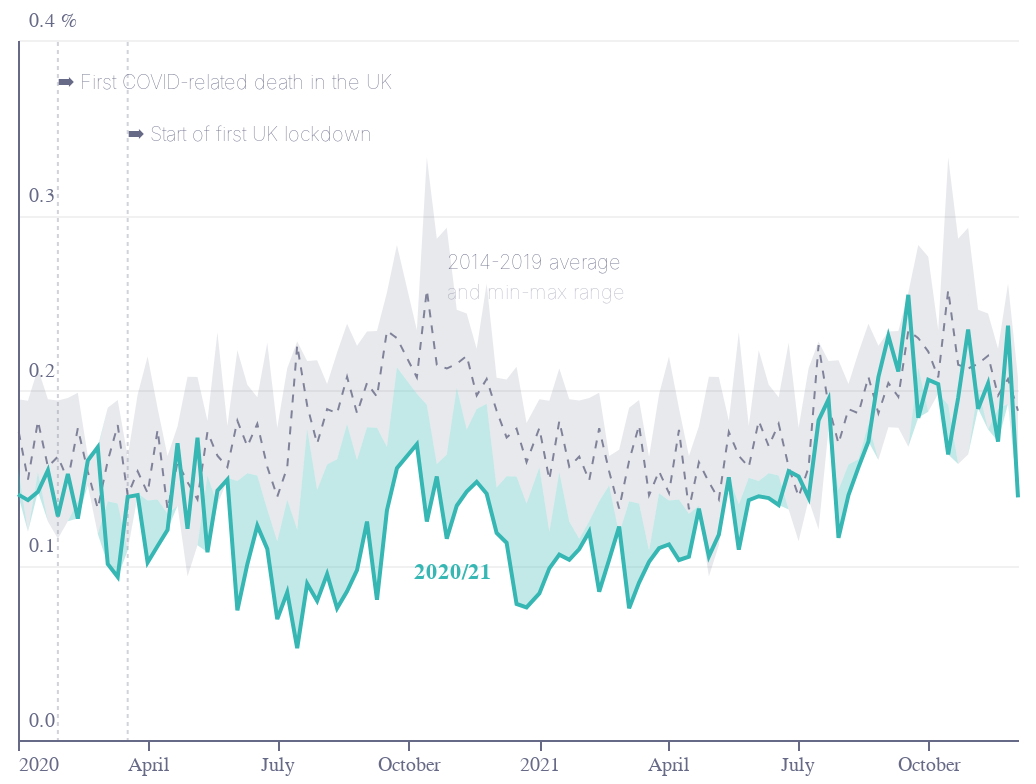

Notebook cell for this chart:
### Code cell
ymin = 0
ymax = 0.4
glyph = "quit_week"
grey = colors["eco-gray"]
green = colors["eco-turquiose"]
base = (
    alt.Chart(f1, title="")
    .encode(
        alt.X(
            "weekx:T",
            sort=[],
            axis=alt.Axis(
                grid=False,
                title="",
                labelColor=colors["eco-gray"],
                titleColor=colors["eco-gray"],
                tickColor=colors["eco-gray"],
                domainColor=colors["eco-gray"],
            ),
        )
    )
    .transform_calculate(max0="max(datum.max_" + glyph + ",datum." + glyph + ")")
    .transform_calculate(min0="min(datum.min_" + glyph + ",datum." + glyph + ")")
)

marea = base.mark_area(opacity=0.15, color=grey).encode(
    alt.Y(
        "max_" + glyph + ":Q",
        axis=alt.Axis(
            title="%",
            #             domain=False,
            gridOpacity=0.4,
            ticks=False,
            labelAlign="left",
            labelBaseline="middle",
            labelPadding=-5,
            labelOffset=-10,
            titleX=21,
            titleY=-5,
            titleAngle=0,
            titleFontSize=10,
            titleFontWeight="normal",
            titleAlign="left",
            tickCount=4,
            labelColor=colors["eco-gray"],
            titleColor=colors["eco-gray"],
            tickColor=colors["eco-gray"],
            domainColor=colors["eco-gray"],
            format=".1f",
        ),
        scale=alt.Scale(domain=[ymin, ymax]),
    ),
    alt.Y2("min_" + glyph + ":Q"),
)
mline = base.mark_line(
    stroke=grey, strokeWidth=1, strokeDash=[0, 2, 2], opacity=0.8
).encode(alt.Y("m_" + glyph + ":Q", scale=alt.Scale(domain=[ymin, ymax])))
area1 = base.mark_area(opacity=0.3, color=green).encode(
    alt.Y("max0:Q", scale=alt.Scale(domain=[ymin, ymax])), alt.Y2("max_" + glyph + ":Q")
)
area2 = base.mark_area(opacity=0.3, color=green).encode(
    alt.Y("min0:Q", scale=alt.Scale(domain=[ymin, ymax])), alt.Y2("min_" + glyph + ":Q")
)
line = base.mark_line(stroke=green).encode(
    alt.Y(glyph + ":Q", scale=alt.Scale(domain=[ymin, ymax]))
)

base = alt.Chart(pd.DataFrame([{"x": "2020-01-29"}, {"x": "2020-03-18"}])).encode()
rule = base.mark_rule(
    stroke=grey, strokeWidth=1, strokeDash=[0, 1, 1], opacity=0.3
).encode(alt.X("x:T"))
base = alt.Chart(
    pd.DataFrame(
        [
            {
                "x": "2020-01-29",
                "y": 0.37,
                "text": "➡ First COVID-related death in the UK",
            },
            {"x": "2020-03-18", "y": 0.34, "text": "➡ Start of first UK lockdown"},
        ]
    )
).encode()
rlabels = base.mark_text(
    fontWeight="lighter", color=grey, align="left", baseline="bottom", fontSize=10
).encode(
    alt.X("x:T"),
    alt.Y("y:Q", scale=alt.Scale(domain=[ymin, ymax])),
    alt.Text(
        "text:N",
    ),
)
base = alt.Chart(pd.DataFrame([{"x": "2020-10-05", "y": 0.09, "text": "2020/21"}])).encode()
mlabel = base.mark_text(
    fontWeight="bold", color=green, align="left", baseline="bottom", fontSize=11
).encode(
    alt.X("x:T"),
    alt.Y("y:Q"),
    alt.Text(
        "text:N",
    ),
)
base = alt.Chart(
    pd.DataFrame([{"x": "2020-10-28", "y": 0.267, "text": "2014-2019 average"}])
).encode()
label1 = base.mark_text(
    fontWeight="lighter", color=grey, align="left", baseline="bottom", fontSize=10
).encode(alt.X("x:T"), alt.Y("y:Q"), alt.Text("text:N"))
base = alt.Chart(
    pd.DataFrame([{"x": "2020-10-28", "y": 0.25, "text": "and min-max range"}])
).encode()
label2 = base.mark_text(
    fontWeight="lighter",
    color=grey,
    align="left",
    baseline="bottom",
    fontSize=10,
    opacity=0.5,
).encode(alt.X("x:T"), alt.Y("y:Q"), alt.Text("text:N"))
layer1 = alt.layer(
    rule,
    rlabels,
    marea,
    mline,
    area1,
    area2,
    line,
    mlabel,
    label1,
    label2
).configure_view(
    stroke=None,
    height=350,
    width=500,
)
layer1.save("visualisation/" + f + ".json")
layer1.save("visualisation/" + f + ".svg")
layer1.save("visualisation/" + f + ".png")
open("README.md", "w").write(readme)
layer1

### Figure 1 — Vega-Lite specification as saved in the notebook (floating-point values rounded to 4 significant figures)
{"config": {"view": {"continuousWidth": 400, "continuousHeight": 300, "height": 350, "stroke": null, "width": 500}}, "layer": [{"data": {"name": "data-7f7e11a561356d8cd33eb43e230be2bc"}, "mark": {"type": "rule", "opacity": 0.3, "stroke": "#676A86", "strokeDash": [0, 1, 1], "strokeWidth": 1}, "encoding": {"x": {"type": "temporal", "field": "x"}}}, {"data": {"name": "data-49684204b74bd74355ffcc2485f8cfba"}, "mark": {"type": "text", "align": "left", "baseline": "bottom", "color": "#676A86", "fontSize": 10, "fontWeight": "lighter"}, "encoding": {"text": {"type": "nominal", "field": "text"}, "x": {"type": "temporal", "field": "x"}, "y": {"type": "quantitative", "field": "y", "scale": {"domain": [0, 0.4]}}}}, {"data": {"name": "data-5a699bcdcb42a9f9199496871fb72961"}, "mark": {"type": "area", "color": "#676A86", "opacity": 0.15}, "encoding": {"x": {"type": "temporal", "axis": {"domainColor": "#676A86", "grid": false, "labelColor": "#676A86", "tickColor": "#676A86", "title": "", "titleColor": "#676A86"}, "field": "weekx", "sort": []}, "y": {"type": "quantitative", "axis": {"domainColor": "#676A86", "format": ".1f", "gridOpacity": 0.4, "labelAlign": "left", "labelBaseline": "middle", "labelColor": "#676A86", "labelOffset": -10, "labelPadding": -5, "tickColor": "#676A86", "tickCount": 4, "ticks": false, "title": "%", "titleAlign": "left", "titleAngle": 0, "titleColor": "#676A86", "titleFontSize": 10, "titleFontWeight": "normal", "titleX": 21, "titleY": -5}, "field": "max_quit_week", "scale": {"domain": [0, 0.4]}}, "y2": {"field": "min_quit_week"}}, "title": "", "transform": [{"calculate": "max(datum.max_quit_week,datum.quit_week)", "as": "max0"}, {"calculate": "min(datum.min_quit_week,datum.quit_week)", "as": "min0"}]}, {"data": {"name": "data-5a699bcdcb42a9f9199496871fb72961"}, "mark": {"type": "line", "opacity": 0.8, "stroke": "#676A86", "strokeDash": [0, 2, 2], "strokeWidth": 1}, "encoding": {"x": {"type": "temporal", "axis": {"domainColor": "#676A86", "grid": false, "labelColor": "#676A86", "tickColor": "#676A86", "title": "", "titleColor": "#676A86"}, "field": "weekx", "sort": []}, "y": {"type": "quantitative", "field": "m_quit_week", "scale": {"domain": [0, 0.4]}}}, "title": "", "transform": [{"calculate": "max(datum.max_quit_week,datum.quit_week)", "as": "max0"}, {"calculate": "min(datum.min_quit_week,datum.quit_week)", "as": "min0"}]}, {"data": {"name": "data-5a699bcdcb42a9f9199496871fb72961"}, "mark": {"type": "area", "color": "#36B7B4", "opacity": 0.3}, "encoding": {"x": {"type": "temporal", "axis": {"domainColor": "#676A86", "grid": false, "labelColor": "#676A86", "tickColor": "#676A86", "title": "", "titleColor": "#676A86"}, "field": "weekx", "sort": []}, "y": {"type": "quantitative", "field": "max0", "scale": {"domain": [0, 0.4]}}, "y2": {"field": "max_quit_week"}}, "title": "", "transform": [{"calculate": "max(datum.max_quit_week,datum.quit_week)", "as": "max0"}, {"calculate": "min(datum.min_quit_week,datum.quit_week)", "as": "min0"}]}, {"data": {"name": "data-5a699bcdcb42a9f9199496871fb72961"}, "mark": {"type": "area", "color": "#36B7B4", "opacity": 0.3}, "encoding": {"x": {"type": "temporal", "axis": {"domainColor": "#676A86", "grid": false, "labelColor": "#676A86", "tickColor": "#676A86", "title": "", "titleColor": "#676A86"}, "field": "weekx", "sort": []}, "y": {"type": "quantitative", "field": "min0", "scale": {"domain": [0, 0.4]}}, "y2": {"field": "min_quit_week"}}, "title": "", "transform": [{"calculate": "max(datum.max_quit_week,datum.quit_week)", "as": "max0"}, {"calculate": "min(datum.min_quit_week,datum.quit_week)", "as": "min0"}]}, {"data": {"name": "data-5a699bcdcb42a9f9199496871fb72961"}, "mark": {"type": "line", "stroke": "#36B7B4"}, "encoding": {"x": {"type": "temporal", "axis": {"domainColor": "#676A86", "grid": false, "labelColor": "#676A86", "tickColor": "#676A86", "title": "", "titleColor": "#676A86"}, "field": "weekx", "sort": []}, "y": {"type": "quantitative", "field": "quit_week", "scale": {"domain": [0, 0.4]}}}, "title": "", "transform": [{"calculate": "max(datum.max_quit_week,datum.quit_week)", "as": "max0"}, {"calculate": "min(datum.min_quit_week,datum.quit_week)", "as": "min0"}]}, {"data": {"name": "data-9e1b92f77cff93945dc7d87c4e576d15"}, "mark": {"type": "text", "align": "left", "baseline": "bottom", "color": "#36B7B4", "fontSize": 11, "fontWeight": "bold"}, "encoding": {"text": {"type": "nominal", "field": "text"}, "x": {"type": "temporal", "field": "x"}, "y": {"type": "quantitative", "field": "y"}}}, {"data": {"name": "data-eadc2c6d101dca9e85911008afef4243"}, "mark": {"type": "text", "align": "left", "baseline": "bottom", "color": "#676A86", "fontSize": 10, "fontWeight": "lighter"}, "encoding": {"text": {"type": "nominal", "field": "text"}, "x": {"type": "temporal", "field": "x"}, "y": {"type": "quantitative", "field": "y"}}}, {"data": {"name": "data-c8881dc899365d79d68cea223400ac36"}, "mark": {"type": "text", "align": "left", "baseline": "bottom", "color": "#676A86", "fontSize": 10, "fontWeight": "lighter", "opacity": 0.5}, "encoding": {"text": {"type": "nominal", "field": "text"}, "x": {"type": "temporal", "field": "x"}, "y": {"type": "quantitative", "field": "y"}}}], "$schema": "https://vega.github.io/schema/vega-lite/v4.8.1.json", "datasets": {"data-7f7e11a561356d8cd33eb43e230be2bc": [{"x": "2020-01-29"}, {"x": "2020-03-18"}], "data-49684204b74bd74355ffcc2485f8cfba": [{"x": "2020-01-29", "y": 0.37, "text": "➡ First COVID-related death in the UK"}, {"x": "2020-03-18", "y": 0.34, "text": "➡ Start of first UK lockdown"}], "data-5a699bcdcb42a9f9199496871fb72961": [{"weekx": "2020-01-01T00:00:00", "week3": "5/1/20", "quit_week": 0.1404, "m_quit_week": 0.1782, "min_quit_week": 0.1558, "max_quit_week": 0.1947}, {"weekx": "2020-01-08T00:00:00", "week3": "2", "quit_week": 0.1371, "m_quit_week": 0.1488, "min_quit_week": 0.119, "max_quit_week": 0.1938}, {"weekx": "2020-01-15T00:00:00", "week3": "3", "quit_week": 0.1418, "m_quit_week": 0.1823, "min_quit_week": 0.1531, "max_quit_week": 0.2123}, {"weekx": "2020-01-22T00:00:00", "week3": "4", "quit_week": 0.1541, "m_quit_week": 0.1561, "min_quit_week": 0.1248, "max_quit_week": 0.1948}, {"weekx": "2020-01-29T00:00:00", "week3": "2/2/20", "quit_week": 0.1278, "m_quit_week": 0.1619, "min_quit_week": 0.115, "max_quit_week": 0.1941}, {"weekx": "2020-02-05T00:00:00", "week3": "6", "quit_week": 0.1521, "m_quit_week": 0.1483, "min_quit_week": 0.1249, "max_quit_week": 0.1954}, {"weekx": "2020-02-12T00:00:00", "week3": "7", "quit_week": 0.1265, "m_quit_week": 0.1781, "min_quit_week": 0.1365, "max_quit_week": 0.1984}, {"weekx": "2020-02-19T00:00:00", "week3": "23/2/20", "quit_week": 0.1596, "m_quit_week": 0.1534, "min_quit_week": 0.1455, "max_quit_week": 0.1623}, {"weekx": "2020-02-26T00:00:00", "week3": "9", "quit_week": 0.1674, "m_quit_week": 0.1323, "min_quit_week": 0.1177, "max_quit_week": 0.1659}, {"weekx": "2020-03-04T00:00:00", "week3": "10", "quit_week": 0.1005, "m_quit_week": 0.1595, "min_quit_week": 0.1364, "max_quit_week": 0.1899}, {"weekx": "2020-03-11T00:00:00", "week3": "11", "quit_week": 0.09321, "m_quit_week": 0.1799, "min_quit_week": 0.1352, "max_quit_week": 0.1944}, {"weekx": "2020-03-18T00:00:00", "week3": "22/3/20", "quit_week": 0.1389, "m_quit_week": 0.1398, "min_quit_week": 0.1083, "max_quit_week": 0.1619}, {"weekx": "2020-03-25T00:00:00", "week3": "13", "quit_week": 0.14, "m_quit_week": 0.1536, "min_quit_week": 0.1409, "max_quit_week": 0.1975}, {"weekx": "2020-04-01T00:00:00", "week3": "14", "quit_week": 0.1015, "m_quit_week": 0.1411, "min_quit_week": 0.1368, "max_quit_week": 0.2191}, {"weekx": "2020-04-08T00:00:00", "week3": "15", "quit_week": 0.1109, "m_quit_week": 0.1772, "min_quit_week": 0.1374, "max_quit_week": 0.1896}, {"weekx": "2020-04-15T00:00:00", "week3": "16", "quit_week": 0.1201, "m_quit_week": 0.1318, "min_quit_week": 0.1293, "max_quit_week": 0.1623}, {"weekx": "2020-04-22T00:00:00", "week3": "17", "quit_week": 0.1696, "m_quit_week": 0.1587, "min_quit_week": 0.1339, "max_quit_week": 0.1793}, {"weekx": "2020-04-29T00:00:00", "week3": "3/5/20", "quit_week": 0.1206, "m_quit_week": 0.1474, "min_quit_week": 0.09344, "max_quit_week": 0.2075}, {"weekx": "2020-05-06T00:00:00", "week3": "19", "quit_week": 0.1728, "m_quit_week": 0.1375, "min_quit_week": 0.1112, "max_quit_week": 0.2075}, {"weekx": "2020-05-13T00:00:00", "week3": "20", "quit_week": 0.1073, "m_quit_week": 0.176, "min_quit_week": 0.1511, "max_quit_week": 0.1825}, {"weekx": "2020-05-20T00:00:00", "week3": "21", "quit_week": 0.1425, "m_quit_week": 0.1624, "min_quit_week": 0.1346, "max_quit_week": 0.233}, {"weekx": "2020-05-27T00:00:00", "week3": "31/5/20", "quit_week": 0.1488, "m_quit_week": 0.156, "min_quit_week": 0.1498, "max_quit_week": 0.1796}, {"weekx": "2020-06-03T00:00:00", "week3": "23", "quit_week": 0.07407, "m_quit_week": 0.1824, "min_quit_week": 0.1481, "max_quit_week": 0.2227}, {"weekx": "2020-06-10T00:00:00", "week3": "24", "quit_week": 0.1005, "m_quit_week": 0.1679, "min_quit_week": 0.1524, "max_quit_week": 0.203}, {"weekx": "2020-06-17T00:00:00", "week3": "25", "quit_week": 0.1225, "m_quit_week": 0.1807, "min_quit_week": 0.1511, "max_quit_week": 0.1958}, {"weekx": "2020-06-24T00:00:00", "week3": "26", "quit_week": 0.1092, "m_quit_week": 0.1561, "min_quit_week": 0.1317, "max_quit_week": 0.2271}, {"weekx": "2020-07-01T00:00:00", "week3": "27", "quit_week": 0.06909, "m_quit_week": 0.139, "min_quit_week": 0.1136, "max_quit_week": 0.1784}, {"weekx": "2020-07-08T00:00:00", "week3": "12/7/20", "quit_week": 0.08438, "m_quit_week": 0.1557, "min_quit_week": 0.1372, "max_quit_week": 0.2124}, {"weekx": "2020-07-15T00:00:00", "week3": "29", "quit_week": 0.05252, "m_quit_week": 0.2256, "min_quit_week": 0.1204, "max_quit_week": 0.2277}, {"weekx": "2020-07-22T00:00:00", "week3": "30", "quit_week": 0.08932, "m_quit_week": 0.1911, "min_quit_week": 0.1777, "max_quit_week": 0.2166}, {"weekx": "2020-07-29T00:00:00", "week3": "31", "quit_week": 0.07946, "m_quit_week": 0.1693, "min_quit_week": 0.1431, "max_quit_week": 0.2169}, {"weekx": "2020-08-05T00:00:00", "week3": "9/8/20", "quit_week": 0.09477, "m_quit_week": 0.1891, "min_quit_week": 0.1575, "max_quit_week": 0.2034}, {"weekx": "2020-08-12T00:00:00", "week3": "33", "quit_week": 0.07532, "m_quit_week": 0.1867, "min_quit_week": 0.1604, "max_quit_week": 0.2215}, {"weekx": "2020-08-19T00:00:00", "week3": "34", "quit_week": 0.08495, "m_quit_week": 0.2075, "min_quit_week": 0.1806, "max_quit_week": 0.2379}, {"weekx": "2020-08-26T00:00:00", "week3": "35", "quit_week": 0.09711, "m_quit_week": 0.1867, "min_quit_week": 0.16, "max_quit_week": 0.2253}, {"weekx": "2020-09-02T00:00:00", "week3": "36", "quit_week": 0.1248, "m_quit_week": 0.204, "min_quit_week": 0.1787, "max_quit_week": 0.2334}, {"weekx": "2020-09-09T00:00:00", "week3": "37", "quit_week": 0.08018, "m_quit_week": 0.1961, "min_quit_week": 0.1785, "max_quit_week": 0.2337}, {"weekx": "2020-09-16T00:00:00", "week3": "20/9/20", "quit_week": 0.1312, "m_quit_week": 0.2338, "min_quit_week": 0.1676, "max_quit_week": 0.2558}, {"weekx": "2020-09-23T00:00:00", "week3": "39", "quit_week": 0.1553, "m_quit_week": 0.2296, "min_quit_week": 0.2129, "max_quit_week": 0.2829}, {"weekx": "2020-10-07T00:00:00", "week3": "41", "quit_week": 0.169, "m_quit_week": 0.2072, "min_quit_week": 0.1979, "max_quit_week": 0.2343}, {"weekx": "2020-10-14T00:00:00", "week3": "18/10/20", "quit_week": 0.1248, "m_quit_week": 0.2572, "min_quit_week": 0.1916, "max_quit_week": 0.3329}, {"weekx": "2020-10-21T00:00:00", "week3": "43", "quit_week": 0.1506, "m_quit_week": 0.2144, "min_quit_week": 0.1577, "max_quit_week": 0.2865}, {"weekx": "2020-10-28T00:00:00", "week3": "44", "quit_week": 0.115, "m_quit_week": 0.2123, "min_quit_week": 0.1631, "max_quit_week": 0.2927}, {"weekx": "2020-11-04T00:00:00", "week3": "45", "quit_week": 0.1339, "m_quit_week": 0.215, "min_quit_week": 0.2012, "max_quit_week": 0.2459}, {"weekx": "2020-11-11T00:00:00", "week3": "46", "quit_week": 0.142, "m_quit_week": 0.2195, "min_quit_week": 0.1775, "max_quit_week": 0.2437}, {"weekx": "2020-11-18T00:00:00", "week3": "47", "quit_week": 0.1475, "m_quit_week": 0.1969, "min_quit_week": 0.1892, "max_quit_week": 0.2235}, {"weekx": "2020-11-25T00:00:00", "week3": "29/11/20", "quit_week": 0.1408, "m_quit_week": 0.2063, "min_quit_week": 0.1922, "max_quit_week": 0.2608}, {"weekx": "2020-12-02T00:00:00", "week3": "49", "quit_week": 0.1183, "m_quit_week": 0.1881, "min_quit_week": 0.1443, "max_quit_week": 0.207}, {"weekx": "2020-12-09T00:00:00", "week3": "50", "quit_week": 0.1127, "m_quit_week": 0.1729, "min_quit_week": 0.1508, "max_quit_week": 0.206}, {"weekx": "2020-12-16T00:00:00", "week3": "51", "quit_week": 0.07774, "m_quit_week": 0.1779, "min_quit_week": 0.1505, "max_quit_week": 0.2133}, {"weekx": "2020-12-23T00:00:00", "week3": "27/12/20", "quit_week": 0.07582, "m_quit_week": 0.1588, "min_quit_week": 0.1351, "max_quit_week": 0.1812}, {"weekx": "2021-01-01T00:00:00", "week3": "3/1/21", "quit_week": 0.08375, "m_quit_week": 0.1782, "min_quit_week": 0.1558, "max_quit_week": 0.1947}, {"weekx": "2021-01-08T00:00:00", "week3": "54", "quit_week": 0.09808, "m_quit_week": 0.1488, "min_quit_week": 0.119, "max_quit_week": 0.1938}, {"weekx": "2021-01-15T00:00:00", "week3": "55", "quit_week": 0.1059, "m_quit_week": 0.1823, "min_quit_week": 0.1531, "max_quit_week": 0.2123}, {"weekx": "2021-01-22T00:00:00", "week3": "56", "quit_week": 0.1029, "m_quit_week": 0.1561, "min_quit_week": 0.1248, "max_quit_week": 0.1948}, {"weekx": "2021-01-29T00:00:00", "week3": "31/1/21", "quit_week": 0.1091, "m_quit_week": 0.1619, "min_quit_week": 0.115, "max_quit_week": 0.1941}, {"weekx": "2021-02-05T00:00:00", "week3": "7/2/21", "quit_week": 0.1191, "m_quit_week": 0.1483, "min_quit_week": 0.1249, "max_quit_week": 0.1954}, {"weekx": "2021-02-12T00:00:00", "week3": "59", "quit_week": 0.08482, "m_quit_week": 0.1781, "min_quit_week": 0.1365, "max_quit_week": 0.1984}, {"weekx": "2021-02-19T00:00:00", "week3": "60", "quit_week": 0.1031, "m_quit_week": 0.1534, "min_quit_week": 0.1455, "max_quit_week": 0.1623}, {"weekx": "2021-02-26T00:00:00", "week3": "61", "quit_week": 0.122, "m_quit_week": 0.1323, "min_quit_week": 0.1177, "max_quit_week": 0.1659}, {"weekx": "2021-03-05T00:00:00", "week3": "7/3/21", "quit_week": 0.0753, "m_quit_week": 0.1595, "min_quit_week": 0.1364, "max_quit_week": 0.1899}, {"weekx": "2021-03-12T00:00:00", "week3": "63", "quit_week": 0.08998, "m_quit_week": 0.1799, "min_quit_week": 0.1352, "max_quit_week": 0.1944}, {"weekx": "2021-03-19T00:00:00", "week3": "64", "quit_week": 0.1018, "m_quit_week": 0.1398, "min_quit_week": 0.1083, "max_quit_week": 0.1619}, {"weekx": "2021-03-26T00:00:00", "week3": "65", "quit_week": 0.1096, "m_quit_week": 0.1536, "min_quit_week": 0.1409, "max_quit_week": 0.1975}, {"weekx": "2021-04-02T00:00:00", "week3": "66", "quit_week": 0.1118, "m_quit_week": 0.1411, "min_quit_week": 0.1368, "max_quit_week": 0.2191}, {"weekx": "2021-04-09T00:00:00", "week3": "67", "quit_week": 0.1029, "m_quit_week": 0.1772, "min_quit_week": 0.1374, "max_quit_week": 0.1896}, {"weekx": "2021-04-16T00:00:00", "week3": "18/4/21", "quit_week": 0.1048, "m_quit_week": 0.1318, "min_quit_week": 0.1293, "max_quit_week": 0.1623}, {"weekx": "2021-04-23T00:00:00", "week3": "69", "quit_week": 0.1321, "m_quit_week": 0.1587, "min_quit_week": 0.1339, "max_quit_week": 0.1793}, {"weekx": "2021-04-30T00:00:00", "week3": "70", "quit_week": 0.1049, "m_quit_week": 0.1474, "min_quit_week": 0.09344, "max_quit_week": 0.2075}, {"weekx": "2021-05-07T00:00:00", "week3": "71", "quit_week": 0.1173, "m_quit_week": 0.1375, "min_quit_week": 0.1112, "max_quit_week": 0.2075}, {"weekx": "2021-05-14T00:00:00", "week3": "72", "quit_week": 0.1502, "m_quit_week": 0.176, "min_quit_week": 0.1511, "max_quit_week": 0.1825}, {"weekx": "2021-05-21T00:00:00", "week3": "73", "quit_week": 0.1088, "m_quit_week": 0.1624, "min_quit_week": 0.1346, "max_quit_week": 0.233}, {"weekx": "2021-05-28T00:00:00", "week3": "74", "quit_week": 0.137, "m_quit_week": 0.156, "min_quit_week": 0.1498, "max_quit_week": 0.1796}, {"weekx": "2021-06-04T00:00:00", "week3": "75", "quit_week": 0.1393, "m_quit_week": 0.1824, "min_quit_week": 0.1481, "max_quit_week": 0.2227}, {"weekx": "2021-06-11T00:00:00", "week3": "76", "quit_week": 0.1383, "m_quit_week": 0.1679, "min_quit_week": 0.1524, "max_quit_week": 0.203}, {"weekx": "2021-06-18T00:00:00", "week3": "77", "quit_week": 0.1343, "m_quit_week": 0.1807, "min_quit_week": 0.1511, "max_quit_week": 0.1958}, {"weekx": "2021-06-25T00:00:00", "week3": "30/6/21", "quit_week": 0.1536, "m_quit_week": 0.1561, "min_quit_week": 0.1317, "max_quit_week": 0.2271}, {"weekx": "2021-07-02T00:00:00", "week3": "79", "quit_week": 0.1505, "m_quit_week": 0.139, "min_quit_week": 0.1136, "max_quit_week": 0.1784}, {"weekx": "2021-07-09T00:00:00", "week3": "80", "quit_week": 0.1385, "m_quit_week": 0.1557, "min_quit_week": 0.1372, "max_quit_week": 0.2124}, {"weekx": "2021-07-16T00:00:00", "week3": "81", "quit_week": 0.1826, "m_quit_week": 0.2256, "min_quit_week": 0.1204, "max_quit_week": 0.2277}, {"weekx": "2021-07-23T00:00:00", "week3": "82", "quit_week": 0.1947, "m_quit_week": 0.1911, "min_quit_week": 0.1777, "max_quit_week": 0.2166}, {"weekx": "2021-07-30T00:00:00", "week3": "83", "quit_week": 0.1155, "m_quit_week": 0.1693, "min_quit_week": 0.1431, "max_quit_week": 0.2169}, {"weekx": "2021-08-06T00:00:00", "week3": "84", "quit_week": 0.1399, "m_quit_week": 0.1891, "min_quit_week": 0.1575, "max_quit_week": 0.2034}, {"weekx": "2021-08-13T00:00:00", "week3": "85", "quit_week": 0.1558, "m_quit_week": 0.1867, "min_quit_week": 0.1604, "max_quit_week": 0.2215}, {"weekx": "2021-08-20T00:00:00", "week3": "86", "quit_week": 0.1706, "m_quit_week": 0.2075, "min_quit_week": 0.1806, "max_quit_week": 0.2379}, {"weekx": "2021-08-27T00:00:00", "week3": "87", "quit_week": 0.2074, "m_quit_week": 0.1867, "min_quit_week": 0.16, "max_quit_week": 0.2253}, {"weekx": "2021-09-03T00:00:00", "week3": "3/9/21", "quit_week": 0.2309, "m_quit_week": 0.204, "min_quit_week": 0.1787, "max_quit_week": 0.2334}, {"weekx": "2021-09-10T00:00:00", "week3": "89", "quit_week": 0.2106, "m_quit_week": 0.1961, "min_quit_week": 0.1785, "max_quit_week": 0.2337}, {"weekx": "2021-09-17T00:00:00", "week3": "90", "quit_week": 0.2544, "m_quit_week": 0.2338, "min_quit_week": 0.1676, "max_quit_week": 0.2558}, {"weekx": "2021-09-24T00:00:00", "week3": "91", "quit_week": 0.1842, "m_quit_week": 0.2296, "min_quit_week": 0.2129, "max_quit_week": 0.2829}, {"weekx": "2021-10-01T00:00:00", "week3": "92", "quit_week": 0.2059, "m_quit_week": 0.222, "min_quit_week": 0.1875, "max_quit_week": 0.2761}, {"weekx": "2021-10-08T00:00:00", "week3": "93", "quit_week": 0.2033, "m_quit_week": 0.2072, "min_quit_week": 0.1979, "max_quit_week": 0.2343}, {"weekx": "2021-10-15T00:00:00", "week3": "94", "quit_week": 0.1632, "m_quit_week": 0.2572, "min_quit_week": 0.1916, "max_quit_week": 0.3329}, {"weekx": "2021-10-22T00:00:00", "week3": "95", "quit_week": 0.1956, "m_quit_week": 0.2144, "min_quit_week": 0.1577, "max_quit_week": 0.2865}, {"weekx": "2021-10-29T00:00:00", "week3": "31/10/21", "quit_week": 0.2346, "m_quit_week": 0.2123, "min_quit_week": 0.1631, "max_quit_week": 0.2927}, {"weekx": "2021-11-05T00:00:00", "week3": "97", "quit_week": 0.1893, "m_quit_week": 0.215, "min_quit_week": 0.2012, "max_quit_week": 0.2459}, {"weekx": "2021-11-12T00:00:00", "week3": "98", "quit_week": 0.2038, "m_quit_week": 0.2195, "min_quit_week": 0.1775, "max_quit_week": 0.2437}, {"weekx": "2021-11-19T00:00:00", "week3": "99", "quit_week": 0.1705, "m_quit_week": 0.1969, "min_quit_week": 0.1892, "max_quit_week": 0.2235}, {"weekx": "2021-11-26T00:00:00", "week3": "100", "quit_week": 0.2368, "m_quit_week": 0.2063, "min_quit_week": 0.1922, "max_quit_week": 0.2608}, {"weekx": "2021-12-03T00:00:00", "week3": "5/12/21", "quit_week": 0.1387, "m_quit_week": 0.1881, "min_quit_week": 0.1443, "max_quit_week": 0.207}], "data-9e1b92f77cff93945dc7d87c4e576d15": [{"x": "2020-10-05", "y": 0.09, "text": "2020/21"}], "data-eadc2c6d101dca9e85911008afef4243": [{"x": "2020-10-28", "y": 0.267, "text": "2014-2019 average"}], "data-c8881dc899365d79d68cea223400ac36": [{"x": "2020-10-28", "y": 0.25, "text": "and min-max range"}]}}
